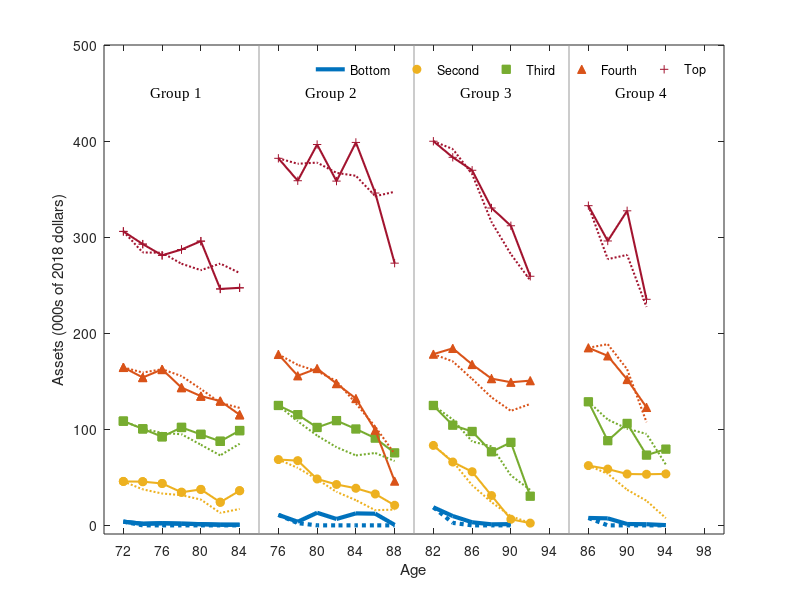

The MATLAB script that drew this image: (Note: this script raises an error after producing the figure.)
clear all

%  clc

waves=9;
groups=4;
wealth_q=3
clusters=4
f_t=2;
PI_l=5;
PI_l2=10;
FS=11;
ylim_pi=500
ylim_ic=600
cd('C:\Users\jbueren\Google Drive\JMP\Code\Structural Model\new_model\new_model\new_model');

% Data moments
fileID = fopen('data_moments1.txt');
data_moments=textscan(fileID,'%f');
fclose(fileID);
data_moments=data_moments{1};
data_moments=standardizeMissing(data_moments,-9);
data_moments(data_moments<0)=0;
data_NW_PI=data_moments(1:waves*groups*PI_l);
data_NW_PI=reshape(data_NW_PI,PI_l,waves,groups);

% Model moments
fileID = fopen('model_moments.txt');
model_moments=textscan(fileID,'%f');
fclose(fileID);
model_moments=model_moments{1};
model_moments(isnan(data_moments)) = -9;
model_moments=standardizeMissing(model_moments,-9);
model_moments(model_moments<0) = 0;
model_NW_PI=model_moments(1:waves*groups*PI_l);
model_NW_PI=reshape(model_NW_PI,PI_l,waves,groups);

data_beq_ic=data_moments(waves*groups*PI_l+1:waves*groups*PI_l+f_t*PI_l);
data_beq_ic=reshape(data_beq_ic,PI_l,f_t);
model_beq_ic=model_moments(waves*groups*PI_l+1:waves*groups*PI_l+f_t*PI_l);
model_beq_ic=reshape(model_beq_ic,PI_l,f_t);

data_NW_IC=data_moments(waves*groups*PI_l+f_t*PI_l+1:waves*groups*PI_l+f_t*PI_l+f_t*waves*groups);
data_NW_IC=reshape(data_NW_IC,f_t,waves,groups);
model_NW_IC=model_moments(waves*groups*PI_l+f_t*PI_l+1:waves*groups*PI_l+f_t*PI_l+f_t*waves*groups);
model_NW_IC=reshape(model_NW_IC,f_t,waves,groups);

data_hr_PI=data_moments(waves*groups*PI_l+f_t*PI_l+f_t*waves*groups+1:waves*groups*PI_l+f_t*PI_l+f_t*waves*groups+groups*PI_l);
data_hr_PI=reshape(data_hr_PI,PI_l,groups)
model_hr_PI=model_moments(waves*groups*PI_l+f_t*PI_l+f_t*waves*groups+1:waves*groups*PI_l+f_t*PI_l+f_t*waves*groups+groups*PI_l);
model_hr_PI=reshape(model_hr_PI,PI_l,groups)

data_hr_IC=data_moments(waves*groups*PI_l+f_t*PI_l+f_t*waves*groups+groups*PI_l+1:waves*groups*PI_l+f_t*PI_l+f_t*waves*groups+groups*PI_l+groups*f_t);
data_hr_IC=reshape(data_hr_IC,f_t,groups)
model_hr_IC=model_moments(waves*groups*PI_l+f_t*PI_l+f_t*waves*groups+groups*PI_l+1:waves*groups*PI_l+f_t*PI_l+f_t*waves*groups+groups*PI_l+groups*f_t);
model_hr_IC=reshape(model_hr_IC,f_t,groups)

data_md_IC=data_moments(waves*groups*PI_l+f_t*PI_l+f_t*waves*groups+groups*PI_l+groups*f_t+1:waves*groups*PI_l+f_t*PI_l+f_t*waves*groups+groups*PI_l+groups*f_t+clusters*f_t);
data_md_IC=reshape(data_md_IC,f_t,groups)
model_md_IC=model_moments(waves*groups*PI_l+f_t*PI_l+f_t*waves*groups+groups*PI_l+groups*f_t+1:waves*groups*PI_l+f_t*PI_l+f_t*waves*groups+groups*PI_l+groups*f_t+clusters*f_t);
model_md_IC=reshape(model_md_IC,f_t,groups)

%Untargeted moments
fileID = fopen('data_moments_ut.txt');
data_moments_ut=textscan(fileID,'%f');
fclose(fileID);
data_moments_ut=data_moments_ut{1};
data_moments_ut=standardizeMissing(data_moments_ut,-9);
data_moments_ut(data_moments_ut<0) = 0;
data_moments_ut=reshape(data_moments_ut,f_t,waves,groups)

fileID = fopen('moments_NW_IC1.txt');
model_moments_ut=textscan(fileID,'%f');
fclose(fileID);
model_moments_ut=model_moments_ut{1};
model_moments_ut(isnan(data_moments_ut)) = -9
model_moments_ut=standardizeMissing(model_moments_ut,-9);
model_moments_ut(model_moments_ut<0) = 0;
model_moments_ut=reshape(model_moments_ut,f_t,waves,groups)

fileID = fopen('data_moments_h_ut.txt');
data_moments_ut2=textscan(fileID,'%f');
fclose(fileID);
data_moments_ut2=data_moments_ut2{1};
data_moments_ut2=standardizeMissing(data_moments_ut2,-9);
data_moments_ut2(data_moments_ut2<0) = 0;
data_moments_ut2=reshape(data_moments_ut2,2,f_t,9)

fileID = fopen('model_moments_h_ut.txt');
model_moments_ut2=textscan(fileID,'%f');
fclose(fileID);
model_moments_ut2=model_moments_ut2{1};
model_moments_ut2=standardizeMissing(model_moments_ut2,-9);
model_moments_ut2(model_moments_ut2<0) = 0;
model_moments_ut2=reshape(model_moments_ut2,2,f_t,9)



colors = {[0   0.4470    0.7410]  [0.9290    0.6940    0.1250] [0.4660    0.6740    0.1880] [0.8500    0.3250    0.0980] [0.6350, 0.0780, 0.1840]};
pattern = {'none' 'o' 's' '^' '+'};
width={3 1.5 1.5 1.5 1.5};
waves2=7

% Graph by PI

final_f=figure(1)
set(1,'position',[150 100 700    250])
for m=1:2
for c=1:groups
for p=1:PI_l
    if m==1
        if p>1
            scatter(1+(waves2+1)*(c-1):waves2+(waves2+1)*(c-1),data_NW_PI(p,1:1:waves2,c),pattern{p},'MarkerEdgeColor',colors{p},'MarkerFaceColor',colors{p})
        end
        plot(1+(waves2+1)*(c-1):waves2+(waves2+1)*(c-1),data_NW_PI(p,1:1:waves2,c),'Color',colors{p},'LineWidth',width{p})        
    else
        plot(1+(waves2+1)*(c-1):waves2+(waves2+1)*(c-1),model_NW_PI(p,1:1:waves2,c),':','Color',colors{p},'LineWidth',width{p})
    end
     hold on  
end
end
end
c=1;
p=1;
p1=plot(1+waves2*(c-1):waves2+(waves2)*(c-1),data_NW_PI(p,1:1:waves2,c),'Color',colors{p},'LineWidth',width{p});
p=2;
p2=scatter(1+waves2*(c-1):waves2+(waves2)*(c-1),data_NW_PI(p,1:1:waves2,c),pattern{p},'MarkerEdgeColor',colors{p},'MarkerFaceColor',colors{p});
p=3;
p3=scatter(1+waves2*(c-1):waves2+(waves2)*(c-1),data_NW_PI(p,1:1:waves2,c),pattern{p},'MarkerEdgeColor',colors{p},'MarkerFaceColor',colors{p});
p=4;
p4=scatter(1+waves2*(c-1):waves2+(waves2)*(c-1),data_NW_PI(p,1:1:waves2,c),pattern{p},'MarkerEdgeColor',colors{p},'MarkerFaceColor',colors{p});
p=5;
p5=scatter(1+waves2*(c-1):waves2+(waves2)*(c-1),data_NW_PI(p,1:1:waves2,c),pattern{p},'MarkerEdgeColor',colors{p},'MarkerFaceColor',colors{p});

set(gcf,'color','w')
xlabel('Age','FontSize',FS)
ylabel('Assets (000s of 2018 dollars)','FontSize',FS)
ylim([-9,ylim_pi])
xticks([1:2:32])
xticklabels({'72','76','80','84',...
             '76','80','84','88',...
             '82','86','90','94',...
             '86','90','94','98'})
xlim([0 32])
alpha=0.6;
line([8 8], [-9 ylim_pi], 'Color', [alpha alpha alpha]);
line([16 16], [-9 ylim_pi], 'Color', [alpha alpha alpha]);
line([24 24], [-9 ylim_pi], 'Color', [alpha alpha alpha]);
text(2.4,ylim_pi-50,'Group 1','FontName','Times New Roman','Fontsize',FS)
text(10.4,ylim_pi-50,'Group 2','FontName','Times New Roman','Fontsize',FS)
text(18.4,ylim_pi-50,'Group 3','FontName','Times New Roman','Fontsize',FS)
text(26.4,ylim_pi-50,'Group 4','FontName','Times New Roman','Fontsize',FS)
I1=legend([p1 p2 p3 p4 p5],'Bottom','Second','Third','Fourth','Top','orientation','horizontal');
legend('boxoff')
I1.FontSize=FS;
newPosition = [0.4 0.87 0.2 0.2];
newUnits = 'normalized';
set(I1,'Position', newPosition,'Units', newUnits);
hold off
set(gca,'FontName','Times New Roman','Fontsize',FS);
print(gcf,'-depsc', 'C:\Users\jbueren\Google Drive\JMP\Draft\figures\model_fit1.eps')


figure(2)
set(2,'position',[150 100 700    250])
for f_l=1:2
subplot(1,2,f_l)
j=1
for m=1:2
for p=1:2
    if m==1
        if p>1
            scatter(1:6,data_moments_ut2(p,f_l,1:6),pattern{p},'MarkerEdgeColor',colors{p},'MarkerFaceColor',colors{p})
        end
        plot(squeeze(data_moments_ut2(p,f_l,1:6)),'Color',colors{p},'LineWidth',width{p})        
    else
        plot(squeeze(model_moments_ut2(p,f_l,1:6)),':','Color',colors{p},'LineWidth',width{p})
    end
     hold on  
end
end
p=1
p1=plot(squeeze(data_moments_ut2(p,f_l,1:6)),'Color',colors{p},'LineWidth',width{p});
p=2;
p2=scatter(1:6,data_moments_ut2(p,f_l,1:6),pattern{p},'MarkerEdgeColor',colors{p},'MarkerFaceColor',colors{p});
set(gcf,'color','w')
xlabel('Interview','FontSize',FS)
ylabel('Assets (000s of 2018 dollars)','FontSize',FS)
ylim([-9,180])
xticks([1:1:6])
xlim([0 7])
set(gca,'FontName','Times New Roman','Fontsize',FS);
end
I1=legend([p1 p2],'Healthy','In LTC need','location','NorthEast');
legend('boxoff')
I1.FontSize = FS
% I1.FontSize=FS;
% newPosition = [0.41 0.87 0.2 0.2];
% newUnits = 'normalized';
% set(I1,'Position', newPosition,'Units', newUnits);
hold off
for f_l=1:2
    if f_l==1
        subplot(1,2,1)
        title('Distant Family')
    else
        subplot(1,2,2)
        title('Close Family')
    end
end
set(gca,'FontName','Times New Roman','Fontsize',FS);

print(gcf,'-depsc', 'C:\Users\jbueren\Google Drive\JMP\Draft\figures\model_fit3.eps')



figure(3)
set(3,'position',[450    400    700    500])
clrs = [0 0 0; 0.9 0.9 0.9 ];
for m=1:2
    subplot(2,2,m)
    if m==1
        hB=bar(data_beq_ic*100)
    else
        hB=bar(model_beq_ic*100)
    end
set(hB,{'FaceColor'},{clrs(1,:),clrs(2,:)}.')

    I=legend('Distant','Close','Location','NorthWest')
    legend('boxoff')
    I.FontSize=FS
%     newPosition = [0.5 0.925 0.08 0.08];
%     newUnits = 'normalized';
%     set(I,'Position', newPosition,'Units', newUnits);
if m==1
    title('Data')
else
    title('Model')
end
set(gca,'FontName','Times New Roman','Fontsize',FS);
set(gcf,'color','w')
ylim([0 100])
xticks([1 2 3 4 5])
xticklabels({'Bottom','2nd','3rd','4th','Top'})
ylabel('Pr. of leaving any bequest (%)','FontSize',FS)
xlabel('Permanent Income Quintile','FontSize',FS)
end
for m=1:2
    subplot(2,2,m+2)
    if m==1
        hB=bar((data_md_IC*100)')
    else
        hB=bar((model_md_IC*100)')
    end
set(hB,{'FaceColor'},{clrs(1,:),clrs(2,:)}.')

    I=legend('Distant','Close','Location','NorthWest')
    legend('boxoff')
    I.FontSize=FS
%     newPosition = [0.5 0.925 0.08 0.08];
%     newUnits = 'normalized';
%     set(I,'Position', newPosition,'Units', newUnits);
if m==1
    title('Data')
else
    title('Model')
end
set(gca,'FontName','Times New Roman','Fontsize',FS);
set(gcf,'color','w')
ylim([0 80])
xticks([1 2 3 4])
xticklabels({'Healthy','Physical','Mental','Impaired'})
ylabel('Fraction in Medicaid (%)','FontSize',FS)
xlabel('LTC need','FontSize',FS)
end
print(gcf,'-depsc', 'C:\Users\jbueren\Google Drive\JMP\Draft\figures\model_fit2.eps')

%Table hours matched by PI
          [data_hr_PI([1 3 5],2)';model_hr_PI([1 3 5],2)'; ...
           data_hr_PI([1 3 5],3)';model_hr_PI([1 3 5],3)'; ...
           data_hr_PI([1 3 5],4)';model_hr_PI([1 3 5],4)']
%Table hours matched by PI       
        [data_hr_IC(:,2)';model_hr_IC(:,2)'; ...
           data_hr_IC(:,3)';model_hr_IC(:,3)'; ...
           data_hr_IC(:,4)';model_hr_IC(:,4)']



%% Identification
clear all

waves=9;
groups=4;
wealth_q=3
clusters=4
f_t=2;
PI_l=5;
PI_l2=10;
FS=11;
ylim_pi=500
ylim_ic=600
cd('C:\Users\jbueren\Google Drive\JMP\Code\Structural Model\new_model\new_model\new_model');

% Model moments
fileID = fopen('model_moments.txt');
model_moments=textscan(fileID,'%f');
fclose(fileID);
model_moments=model_moments{1};
model_moments=standardizeMissing(model_moments,-9);
model_moments(model_moments<0) = 0;
model_beq_ic=model_moments(waves*groups*PI_l+1:waves*groups*PI_l+f_t*PI_l);
model_beq_ic=reshape(model_beq_ic,PI_l,f_t);
model_hr_IC=model_moments(waves*groups*PI_l+f_t*PI_l+f_t*waves*groups+groups*PI_l+1:waves*groups*PI_l+f_t*PI_l+f_t*waves*groups+groups*PI_l+groups*f_t);
model_hr_IC=reshape(model_hr_IC,f_t,groups)


% Stronger bequest
fileID = fopen('moments_high_beq.txt');
model_moments=textscan(fileID,'%f');
fclose(fileID);
model_moments=model_moments{1};
model_moments=standardizeMissing(model_moments,-9);
model_moments(model_moments<0) = 0;
model_beq_ic_high_beq=model_moments(waves*groups*PI_l+1:waves*groups*PI_l+f_t*PI_l);
model_beq_ic_high_beq=reshape(model_beq_ic_high_beq,PI_l,f_t);
model_hr_IC_high_beq=model_moments(waves*groups*PI_l+f_t*PI_l+f_t*waves*groups+groups*PI_l+1:waves*groups*PI_l+f_t*PI_l+f_t*waves*groups+groups*PI_l+groups*f_t);
model_hr_IC_high_beq=reshape(model_hr_IC_high_beq,f_t,groups)

% Stronger LTC needs
fileID = fopen('moments_high_LTC.txt');
model_moments=textscan(fileID,'%f');
fclose(fileID);
model_moments=model_moments{1};
model_moments=standardizeMissing(model_moments,-9);
model_moments(model_moments<0) = 0;
model_beq_ic_high_ltc=model_moments(waves*groups*PI_l+1:waves*groups*PI_l+f_t*PI_l);
model_beq_ic_high_ltc=reshape(model_beq_ic_high_ltc,PI_l,f_t);
model_hr_IC_high_ltc=model_moments(waves*groups*PI_l+f_t*PI_l+f_t*waves*groups+groups*PI_l+1:waves*groups*PI_l+f_t*PI_l+f_t*waves*groups+groups*PI_l+groups*f_t);
model_hr_IC_high_ltc=reshape(model_hr_IC_high_ltc,f_t,groups)


pattern = {'none' 'o' 's' '^' '+'};
width={3 1.5 1.5 1.5 1.5};
waves2=7
clrs = [0 0 0; 0.5 0.5 0.5 ; 0.9 0.9 0.9 ];

figure(7)
set(7,'position',[450    400    700    250])
p=clusters
hb=bar([model_hr_IC(:,p) model_hr_IC_high_beq(:,p) model_hr_IC_high_ltc(:,p)])  
set(hb,{'FaceColor'},{clrs(1,:),clrs(2,:),clrs(3,:)}.')
xticklabels({'Distant','Close'})
I=legend('Benchmark','High bequest','High LTC','Location','NorthEast')
legend('boxoff')
I.FontSize=FS
ylim([0 7])
hold off
set(gca,'FontName','Times New Roman','Fontsize',FS);
xlabel('Family Type','FontSize',FS)
ylabel('Formal Care Hours per Day','FontSize',FS)
set(gcf,'color','w')
print(gcf,'-depsc', 'C:\Users\jbueren\Google Drive\JMP\Draft\figures\identification1.eps')

figure(8)
set(8,'position',[450    400    700    250])

for m=1:2
    subplot(1,2,m)
    hB=bar([model_beq_ic(:,m)*100 model_beq_ic_high_beq(:,m)*100 model_beq_ic_high_ltc(:,m)*100])
    set(hB,{'FaceColor'},{clrs(1,:),clrs(2,:),clrs(3,:)}.')
    I=legend('Benchmark','High Bequest','High LTC','Location','NorthWest')
    legend('boxoff')
    I.FontSize=FS
if m==1
    title('Distant Family')
else
    title('Close Family')
end
set(gca,'FontName','Times New Roman','Fontsize',FS);
set(gcf,'color','w')
ylim([0 100])
xticks([1 2 3 4 5])
xticklabels({'Bottom','2nd','3rd','4th','Top'})
ylabel('Pr. of leaving any bequest (%)','FontSize',FS)
xlabel('Permanent Income Quintile','FontSize',FS)
end
print(gcf,'-depsc', 'C:\Users\jbueren\Google Drive\JMP\Draft\figures\identification2.eps')


%% Counterfactuals by IC
clear all
generations=21
FS=11;
colors = {[0   0.4470    0.7410] [0.4940    0.1840    0.5560]   [0.9290    0.6940    0.1250]  [0.8500    0.3250    0.0980] [0.3010, 0.7450, 0.9330]};
pattern = {'none' 'o' 's' '^'};
width={3 1.5 3.5 1.5 2};
ldash = {'-' '--' ':'  '*'};

figure(8)
set(8,'position',[50    100    650    350])    
for i=1:2 %family

for p=1:2 % percentile
cd('C:\Users\jbueren\Google Drive\JMP\Code\Structural Model\new_model\new_model\new_model');
fileID = fopen('benchmark.txt');
benchmark=textscan(fileID,'%f  %f %f %f %f %f %f ');
fclose(fileID);
benchmark=benchmark{2+i+(p-1)*2};
counterfactual(:,1)=benchmark(:,1);

fileID = fopen('noLTC.txt');
noLTC=textscan(fileID,'%f %f %f %f %f %f %f ');
fclose(fileID);
noLTC=noLTC{2+i+(p-1)*2};
counterfactual(:,2)=noLTC;

fileID = fopen('noBeq.txt');
noBeq=textscan(fileID,'%f %f %f %f %f %f %f');
fclose(fileID);
noBeq=noBeq{2+i+(p-1)*2};
counterfactual(:,3)=noBeq;

if i==1
    subplot(1,2,1)
    T=title('Distant Families','Position',[85 460])

else
    subplot(1,2,2)
    T=title('Close Families','Position',[85 460])
end
hold on 
for c=1:3
    plot(70:2:100,counterfactual(1:16,c),ldash{c},'Color',colors{c},'LineWidth',width{c})        
end
set(gcf,'color','w')
xlabel('Age','FontSize',FS)
ylabel('Assets (000s of 2018 dollars)','FontSize',FS)
% yticks([0:100:500])
ylim([-9,500])
 if i==1
    I=legend('Benchmark','No long-term care','No bequest','orientation','horizontal');
    legend('boxoff')
    I.FontSize=FS;
    newPosition = [0.42 0.88 0.2 0.2];
    newUnits = 'normalized';
    set(I,'Position', newPosition,'Units', newUnits);
 end 
set(gca,'FontName','Times New Roman','Fontsize',FS);
end
end
print(gcf,'-depsc', 'C:\Users\jbueren\Google Drive\JMP\Draft\figures\counterfactuals_ic.eps')

%% Counterfactuals along no close families
clear all
generations=21
FS=11;
colors = {[0   0.4470    0.7410] [0.4940    0.1840    0.5560]   [0.9290    0.6940    0.1250]  [0.8500    0.3250    0.0980] [0.3010, 0.7450, 0.9330]};
pattern = {'none' 'o' 's' '^'};
width={3 1.5 3.5 1.5 2};
ldash = {'-' '--' ':'  '*'};

figure(7)
set(7,'position',[50    100    600    500])    
subplot(2,1,2)
for i=1:1
cd('C:\Users\jbueren\Google Drive\JMP\Code\Structural Model\new_model\new_model\new_model');
fileID = fopen('benchmark.txt');
benchmark=textscan(fileID,'%f %f %f %f %f %f %f');
fclose(fileID);
benchmark=benchmark{i};
fileID = fopen('noLTC.txt');
noLTC=textscan(fileID,'%f %f %f %f %f %f %f ');
fclose(fileID);
noLTC=noLTC{i};
counterfactual(:,1,:)=benchmark(:,1)-noLTC(:,1);


fileID = fopen('noFemale.txt');
benchmark2=textscan(fileID,'%f %f %f %f %f %f %f');
fclose(fileID);
benchmark2=benchmark2{i};
fileID = fopen('noFemale_noLTC.txt');
noLTC=textscan(fileID,'%f %f %f %f %f %f %f ');
fclose(fileID);
noLTC=noLTC{i};
counterfactual(:,2,:)=benchmark2(:,1)-noLTC(:,1);


for c=1:2
    if c==1
        plot(70:2:90,counterfactual(1:11,c)./benchmark(1:11,1),ldash{c},'Color',colors{c},'LineWidth',width{c})    
    else
        plot(70:2:90,counterfactual(1:11,c)./benchmark2(1:11,1),ldash{c},'Color',colors{c},'LineWidth',width{c}) 
    end
    hold on  
end
set(gcf,'color','w')
xlabel('Age','FontSize',FS)
ylim([-0.01,0.33])
%  yticks([0:0.05:0.3])
xlim([70,90])
%  if i==2
    I=legend('Benchmark','No Close Families','orientation','horizontal');
    legend('boxoff')
    I.FontSize=FS;
    newPosition = [0.4 0.38 0.2 0.2];
    newUnits = 'normalized';
    set(I,'Position', newPosition,'Units', newUnits);
%  end 
set(gca,'FontName','Times New Roman','Fontsize',FS);
end

generations=21
FS=11;
colors = {[0   0.4470    0.7410] [0.4940    0.1840    0.5560]   [0.9290    0.6940    0.1250]  [0.8500    0.3250    0.0980] [0.3010, 0.7450, 0.9330]};
pattern = {'none' 'o' 's' '^'};
width={3 1.5 3.5 1.5 2};
ldash = {'-' '--' ':'  '*'};

subplot(2,1,1)
for i=1:1
cd('C:\Users\jbueren\Google Drive\JMP\Code\Structural Model\new_model\new_model\new_model');

fileID = fopen('benchmark.txt');
benchmark=textscan(fileID,'%f %f %f %f %f %f %f');
fclose(fileID);
benchmark=benchmark{i};

fileID = fopen('noLTC.txt');
noLTC=textscan(fileID,'%f %f %f %f %f %f %f ');
fclose(fileID);
noLTC=noLTC{i};
counterfactual(:,1,:)=benchmark(:,1)-noLTC(:,1);


fileID = fopen('noLTC_physical.txt');
noLTC=textscan(fileID,'%f %f %f %f %f %f %f ');
fclose(fileID);
noLTC=noLTC{i};
counterfactual(:,2,:)=benchmark(:,1)-noLTC(:,1);

fileID = fopen('noLTC_mental.txt');
noLTC=textscan(fileID,'%f %f %f %f %f %f %f ');
fclose(fileID);
noLTC=noLTC{i};
counterfactual(:,3,:)=benchmark(:,1)-noLTC(:,1);

fileID = fopen('noLTC_impaired.txt');
noLTC=textscan(fileID,'%f %f %f %f %f %f %f ');
fclose(fileID);
noLTC=noLTC{i};
counterfactual(:,4,:)=benchmark(:,1)-noLTC(:,1);


for c=1:4
    plot(70:2:90,counterfactual(1:11,c)./benchmark(1:11,1),ldash{c},'Color',colors{c},'LineWidth',width{c})        
    hold on  
end
set(gcf,'color','w')
xlabel('Age','FontSize',FS)
ylim([-0.01,0.33])
%  yticks([0:0.05:0.3])
 xlim([70,90])
%  if i==2
    I=legend('All LTC','No Physical LTC','No Mental LTC','No Impaired LTC','orientation','horizontal');
    legend('boxoff')
    I.FontSize=FS;
    newPosition = [0.4 0.88 0.2 0.2];
    newUnits = 'normalized';
    set(I,'Position', newPosition,'Units', newUnits);
%  end 
set(gca,'FontName','Times New Roman','Fontsize',FS);
end

print(gcf,'-depsc', 'C:\Users\jbueren\Google Drive\JMP\Draft\figures\counterfactuals.eps')
print(gcf,'-depsc', 'C:\Users\jbueren\Google Drive\JMP\Slides\figures\counterfactuals.eps')
